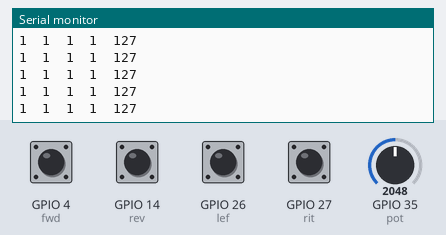
A sketch run on a simulated ESP32. On the bench: the last lines printed to the serial monitor. The test bench sets the inputs (shaded band); at power-on: GPIO 4 (fwd), GPIO 14 (rev), GPIO 26 (lef), GPIO 27 (rit) HIGH, GPIO 35 (pot) = 2048.

Above: at 1.2 s.
1.3 s: GPIO 35 (pot) set to 2866
At 1.31 s:
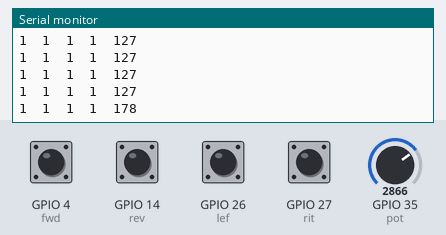
2.8 s: GPIO 4 (fwd) pulled LOW for 0.15 s
At 2.82 s:
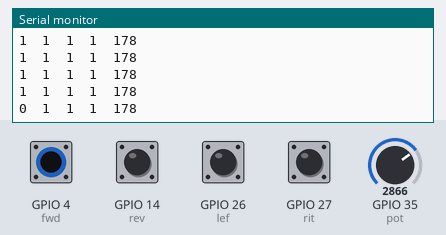
4.4 s: GPIO 14 (rev) pulled LOW for 0.15 s
At 4.43 s:
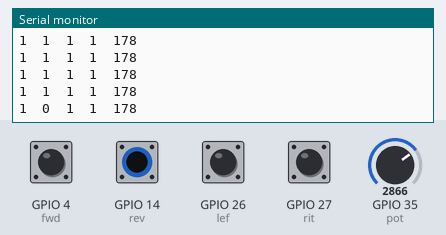
6.0 s: GPIO 26 (lef) pulled LOW for 0.15 s
At 6.04 s:
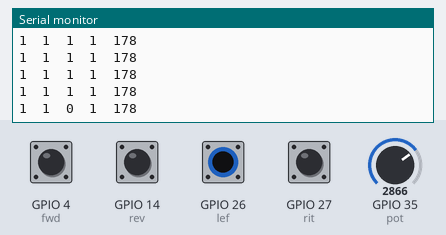
7.6 s: GPIO 27 (rit) pulled LOW for 0.15 s
At 7.65 s:
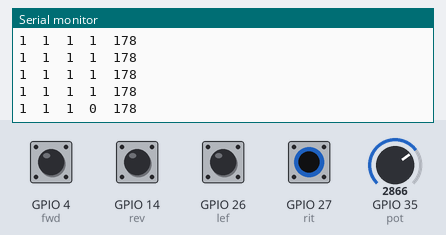
9.2 s: GPIO 35 (pot) set to 3603
At 9.25 s:
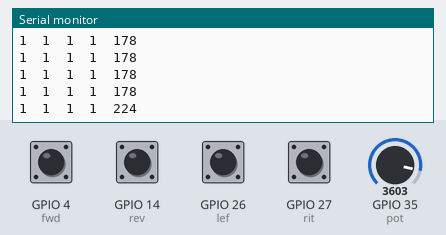
Timing chart, 0 to 11.7 s (numbered marks = the images above; inputs shaded):
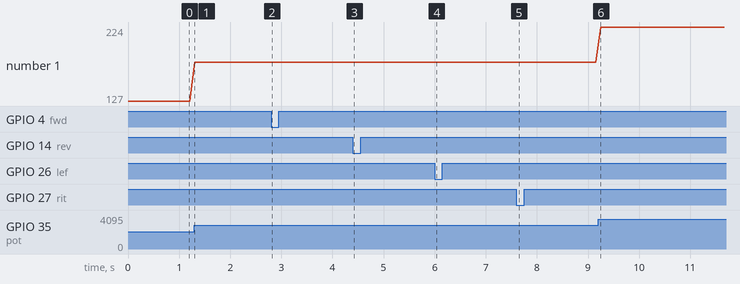

Measured:
- after the input at 1.3 s, the serial monitor: prints a new line at once (image 1)
- after the input at 2.8 s, the serial monitor: prints a new line at once (image 2)
- after the input at 4.4 s, the serial monitor: prints a new line at once (image 3)
- after the input at 6.0 s, the serial monitor: prints a new line at once (image 4)
- after the input at 7.6 s, the serial monitor: prints a new line at once (image 5)
- after the input at 9.2 s, the serial monitor: prints a new line after 0.05 s (image 6)
- plotted number 1: 127 → 178 after the input at 1.3 s, 178 → 224 after the input at 9.2 s

The sketch:

tx.ino
```cpp
#include <esp_now.h>
#include <WiFi.h>

#define pot 35
#define fwd 4
#define rev 14
#define lef 26
#define rit 27

uint8_t broadcastAddress[] = {0x3C, 0x71, 0xBF, 0x5A, 0x70, 0x4C};  // E8:DB:84:0C:58:30 //3C:71:BF:5A:70:4C

typedef struct struct_message {
  int front;
  int back;
  int left;
  int right;
  int speed;
} struct_message;
struct_message data;

esp_now_peer_info_t peerInfo;

void OnDataSent(const uint8_t *mac_addr, esp_now_send_status_t status) {
  //Serial.print("\r\nLast Packet Send Status:\t");
  //Serial.println(status == ESP_NOW_SEND_SUCCESS ? "Delivery Success" : "Delivery Fail");
}

void setup() {
  Serial.begin(115200);
  WiFi.mode(WIFI_STA);

  if (esp_now_init() != ESP_OK) {
    Serial.println("Error initializing ESP-NOW");
    return;
  }

  esp_now_register_send_cb(OnDataSent);

  memcpy(peerInfo.peer_addr, broadcastAddress, 6);
  peerInfo.channel = 0;
  peerInfo.encrypt = false;

  if (esp_now_add_peer(&peerInfo) != ESP_OK){
    Serial.println("Failed to add peer");
    return;
  }
  pinMode(pot, INPUT);
  pinMode(fwd, INPUT_PULLUP);
  pinMode(rev, INPUT_PULLUP);
  pinMode(lef, INPUT_PULLUP);
  pinMode(rit, INPUT_PULLUP);
}

void loop() {

  data.front = digitalRead(fwd);
  data.back = digitalRead(rev);
  data.left = digitalRead(lef);
  data.right = digitalRead(rit);
  data.speed = map(analogRead(pot), 0, 4095, 0, 255);
  Serial.print(data.front);
  Serial.print("\t");
  Serial.print( data.back);
  Serial.print("\t");
  Serial.print(data.left);
  Serial.print("\t");
  Serial.print(data.right);
  Serial.print("\t");
  Serial.print(data.speed);
  Serial.println("\t");

  esp_now_send(broadcastAddress, (uint8_t *) &data, sizeof(data));
  delay(100);

}
```
